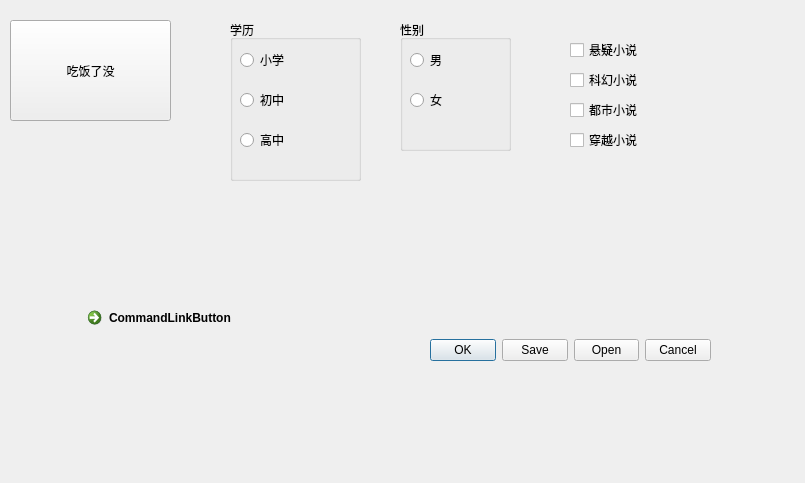
<?xml version="1.0" encoding="UTF-8"?>
<ui version="4.0">
 <class>Widget</class>
 <widget class="QWidget" name="Widget">
  <property name="geometry">
   <rect>
    <x>0</x>
    <y>0</y>
    <width>805</width>
    <height>483</height>
   </rect>
  </property>
  <property name="windowTitle">
   <string>Widget</string>
  </property>
  <property name="windowIcon">
   <iconset>
    <normaloff>Icon.icns</normaloff>Icon.icns</iconset>
  </property>
  <widget class="QToolButton" name="toolButton">
   <property name="geometry">
    <rect>
     <x>10</x>
     <y>20</y>
     <width>161</width>
     <height>101</height>
    </rect>
   </property>
   <property name="text">
    <string>吃饭了没</string>
   </property>
   <property name="icon">
    <iconset resource="res.qrc">
     <normaloff>:/Image/OnePiece.png</normaloff>:/Image/OnePiece.png</iconset>
   </property>
   <property name="iconSize">
    <size>
     <width>100</width>
     <height>100</height>
    </size>
   </property>
   <property name="toolButtonStyle">
    <enum>Qt::ToolButtonTextBesideIcon</enum>
   </property>
  </widget>
  <widget class="QGroupBox" name="groupBox">
   <property name="geometry">
    <rect>
     <x>230</x>
     <y>20</y>
     <width>131</width>
     <height>161</height>
    </rect>
   </property>
   <property name="title">
    <string>学历</string>
   </property>
   <widget class="QRadioButton" name="radioButton_3">
    <property name="geometry">
     <rect>
      <x>10</x>
      <y>110</y>
      <width>100</width>
      <height>20</height>
     </rect>
    </property>
    <property name="text">
     <string>高中</string>
    </property>
   </widget>
   <widget class="QRadioButton" name="radioButton_2">
    <property name="geometry">
     <rect>
      <x>10</x>
      <y>70</y>
      <width>100</width>
      <height>20</height>
     </rect>
    </property>
    <property name="text">
     <string>初中</string>
    </property>
   </widget>
   <widget class="QRadioButton" name="radioButton">
    <property name="geometry">
     <rect>
      <x>10</x>
      <y>30</y>
      <width>100</width>
      <height>20</height>
     </rect>
    </property>
    <property name="text">
     <string>小学</string>
    </property>
   </widget>
  </widget>
  <widget class="QGroupBox" name="groupBox_2">
   <property name="geometry">
    <rect>
     <x>400</x>
     <y>20</y>
     <width>111</width>
     <height>131</height>
    </rect>
   </property>
   <property name="title">
    <string>性别</string>
   </property>
   <widget class="QRadioButton" name="radioButton_5">
    <property name="geometry">
     <rect>
      <x>10</x>
      <y>70</y>
      <width>100</width>
      <height>20</height>
     </rect>
    </property>
    <property name="text">
     <string>女</string>
    </property>
   </widget>
   <widget class="QRadioButton" name="radioButton_4">
    <property name="geometry">
     <rect>
      <x>10</x>
      <y>30</y>
      <width>100</width>
      <height>20</height>
     </rect>
    </property>
    <property name="text">
     <string>男</string>
    </property>
   </widget>
  </widget>
  <widget class="QCheckBox" name="checkBox">
   <property name="geometry">
    <rect>
     <x>570</x>
     <y>40</y>
     <width>86</width>
     <height>20</height>
    </rect>
   </property>
   <property name="text">
    <string>悬疑小说</string>
   </property>
  </widget>
  <widget class="QCheckBox" name="checkBox_2">
   <property name="geometry">
    <rect>
     <x>570</x>
     <y>70</y>
     <width>86</width>
     <height>20</height>
    </rect>
   </property>
   <property name="text">
    <string>科幻小说</string>
   </property>
  </widget>
  <widget class="QCheckBox" name="checkBox_3">
   <property name="geometry">
    <rect>
     <x>570</x>
     <y>100</y>
     <width>86</width>
     <height>20</height>
    </rect>
   </property>
   <property name="text">
    <string>都市小说</string>
   </property>
  </widget>
  <widget class="QCheckBox" name="checkBox_4">
   <property name="geometry">
    <rect>
     <x>570</x>
     <y>130</y>
     <width>86</width>
     <height>20</height>
    </rect>
   </property>
   <property name="text">
    <string>穿越小说</string>
   </property>
   <property name="tristate">
    <bool>true</bool>
   </property>
  </widget>
  <widget class="QCommandLinkButton" name="commandLinkButton">
   <property name="geometry">
    <rect>
     <x>80</x>
     <y>300</y>
     <width>192</width>
     <height>41</height>
    </rect>
   </property>
   <property name="text">
    <string>CommandLinkButton</string>
   </property>
  </widget>
  <widget class="QDialogButtonBox" name="buttonBox">
   <property name="geometry">
    <rect>
     <x>430</x>
     <y>320</y>
     <width>281</width>
     <height>61</height>
    </rect>
   </property>
   <property name="standardButtons">
    <set>QDialogButtonBox::Cancel|QDialogButtonBox::Ok|QDialogButtonBox::Open|QDialogButtonBox::Save</set>
   </property>
  </widget>
 </widget>
 <layoutdefault spacing="6" margin="11"/>
 <resources>
  <include location="res.qrc"/>
 </resources>
 <connections/>
</ui>
